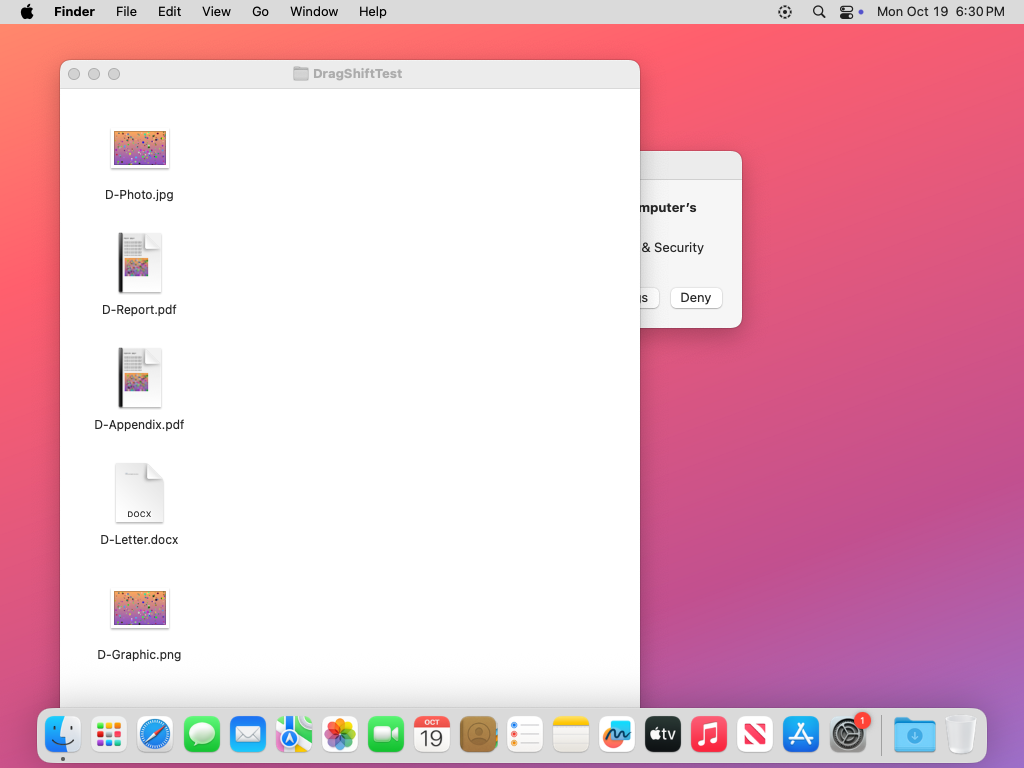
#> input picture shots/00_desktop.png, 1024 x 768 px; its folder holds only this picture in this run
$ python -i imaging.py   (imports and definitions only)
#> lines starting #> are read from the running program, lines starting #| are printed output that depends on the picture
#> further down, picture is the input picture: PIL image 1024x768 RGBA; mean R, G, B, A 230.7, 180.7, 197.3, 255
"""Pure image/PDF processing used by the tools (no UI here, so it's testable)."""
from __future__ import annotations

import io
from dataclasses import dataclass, field
from pathlib import Path

from PIL import Image, ImageChops, ImageDraw, ImageEnhance, ImageFilter, ImageOps
from PIL.ExifTags import GPSTAGS, TAGS

from .convert import atomic_save, fitz, open_image, open_pdf, save_image
from .util import sibling

EXT_TARGET = {".jpg": "JPG", ".jpeg": "JPG", ".png": "PNG", ".webp": "WEBP", ".tif": "TIFF",
              ".tiff": "TIFF", ".bmp": "BMP", ".heic": "HEIC", ".heif": "HEIC",
              ".avif": "AVIF", ".gif": "GIF", ".ico": "ICO"}


def target_for(path: str | Path) -> str:
    return EXT_TARGET.get(Path(path).suffix.lower(), "PNG")


# [31 lines left out: functions save_like, compress_image, not called in this run]


PDF_SAVE = dict(garbage=4, deflate=True, deflate_images=True, deflate_fonts=True, clean=True, use_objstms=1)


# [310 lines left out: functions _shrink_pdf_images, compress_pdf, compressed_pdf_bytes, encode_size, lossy_target, plan_target_size and 16 more, not called in this run]


def pdf_page_count(src: str | Path) -> int:
    with fitz.open(src) as d:
        return d.page_count


# [30 lines left out: functions rotate_pdf, redact, not called in this run]


# ---------------------------------------------------------------- edit
@dataclass
class Adjust:
    brightness: float = 1.0
    contrast: float = 1.0
    saturation: float = 1.0
    sharpness: float = 1.0
    warmth: float = 0.0       # -1 … 1
    rotate: int = 0           # multiples of 90
    flip_h: bool = False
    flip_v: bool = False
    grayscale: bool = False
    resize_pct: int = 100


def auto_enhance(im: Image.Image) -> Adjust:
    """Pick gentle adjustments from the histogram (like a phone's 'auto' button)."""
    from PIL import ImageStat
    g = im.convert("L")
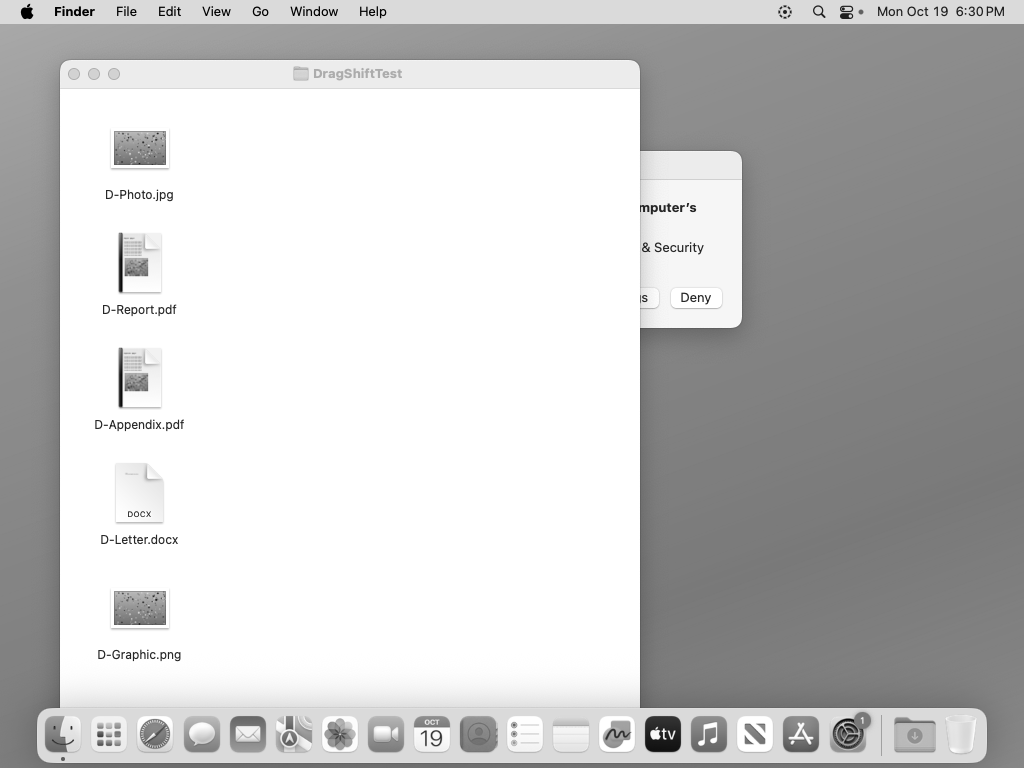
#> g: PIL image 1024x768 L; min 0, max 255, mean 197.6
    st = ImageStat.Stat(g)
    mean, std = st.mean[0], st.stddev[0]
#> mean = 197.6; std = 59.61
    a = Adjust()
    a.brightness = max(0.85, min(1.25, 1 + (118 - mean) / 400))
#> a.brightness = 0.85
    a.contrast = max(0.95, min(1.3, 1 + (58 - std) / 160))
#> a.contrast = 0.99
    sat = ImageStat.Stat(im.convert("HSV").split()[1]).mean[0]
#> sat = 63.27
    a.saturation = max(1.0, min(1.3, 1 + (110 - sat) / 400))
#> a.saturation = 1.12
    a.sharpness = 1.15
    return a


# [34 lines left out: function apply_adjust, not called in this run]


# ---------------------------------------------------------------- add background
@dataclass
class Background:
    colors: list[str] = field(default_factory=lambda: ["#ff9a5a", "#ff3d6e", "#7b5cff"])
    angle: float = 135.0       # degrees, CSS-style
    padding: float = 0.12      # fraction of the longer image side
    radius: int = 24           # px on the source image scale
    shadow: float = 0.5        # 0 … 1
    aspect: str = "Auto"       # Auto, 1:1, 4:3, 16:9, 9:16, 4:5


def _hex(c: str) -> tuple[int, int, int]:
    c = c.lstrip("#")
    return tuple(int(c[i:i + 2], 16) for i in (0, 2, 4))  # type: ignore


# [29 lines left out: functions gradient, rounded_mask, not called in this run]


ASPECTS = {"1:1": 1.0, "4:3": 4 / 3, "16:9": 16 / 9, "9:16": 9 / 16, "4:5": 4 / 5, "3:2": 1.5}


# [36 lines left out: functions add_background, pil_to_png_bytes, not called in this run]

>>> from PIL import Image
>>> picture = Image.open('../shots/00_desktop.png')
>>> result = auto_enhance(picture)

$ run again, on shots/01_JPG___PNG_menu.png
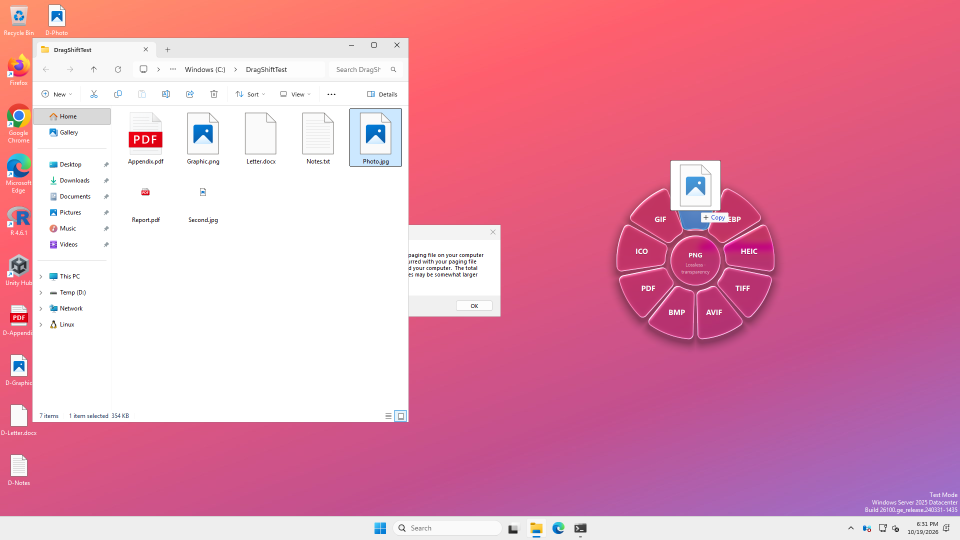
#> input picture shots/01_JPG___PNG_menu.png, 1920 x 1080 px (shown at 1/2 size)
#> picture is the input picture: PIL image 1920x1080 RGB; mean R, G, B 224.6, 144.3, 172.6
#> in auto_enhance, `g = im.convert("L")`:
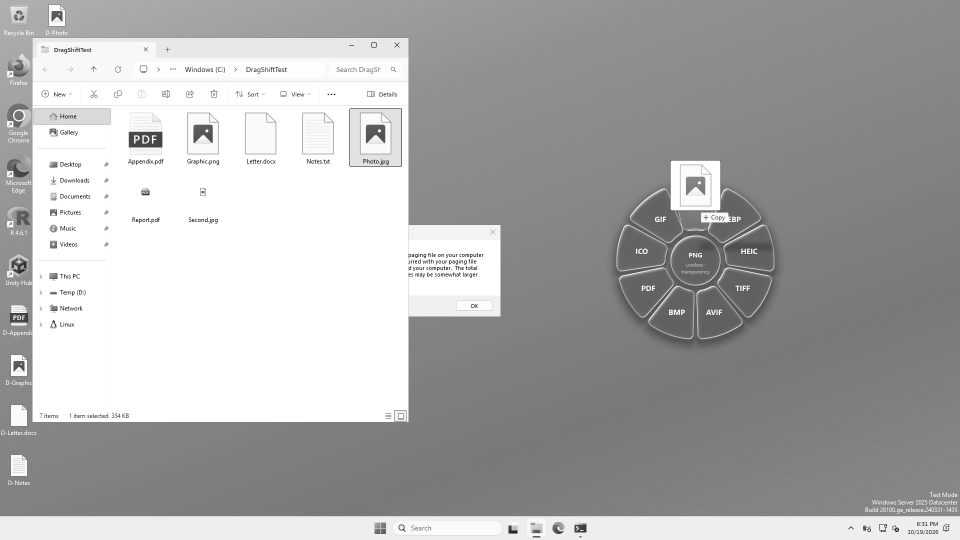
#> g: PIL image 1920x1080 L (shown at 1/2 size); min 0, max 255, mean 171.5
#> mean = 171.5; std = 58.11
#> a.brightness = 0.866
#> a.contrast = 0.999
#> sat = 98.87
#> a.saturation = 1.03
